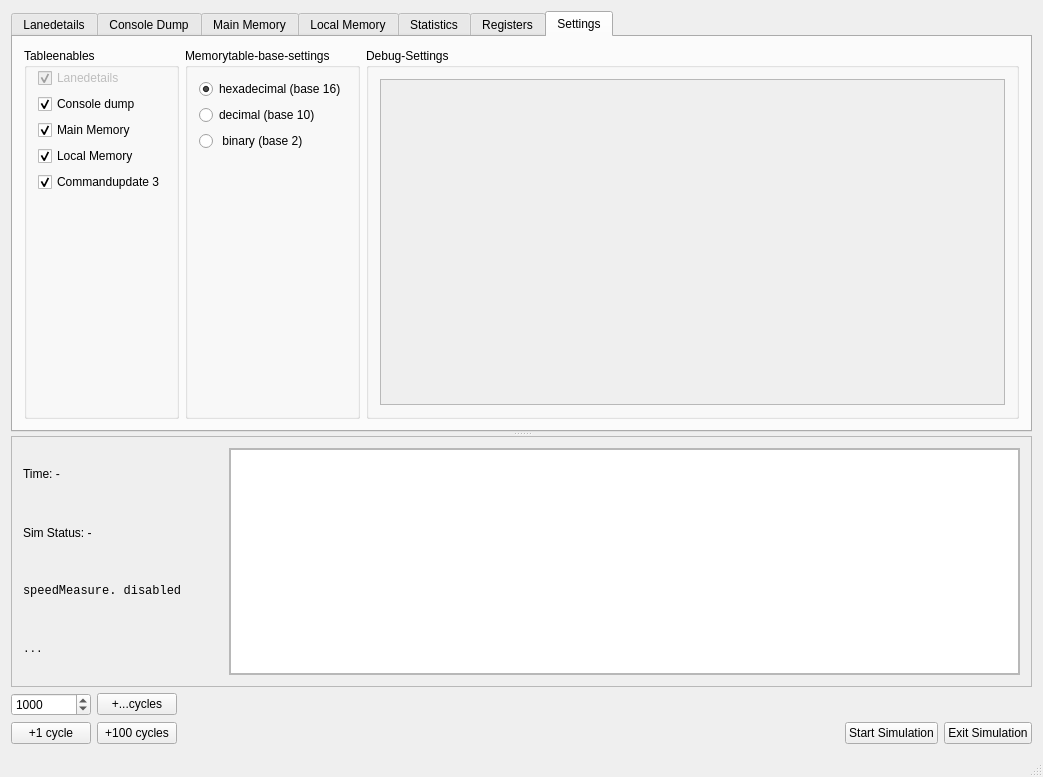
<?xml version="1.0" encoding="UTF-8"?>
<ui version="4.0">
 <class>CommandWindow</class>
 <widget class="QMainWindow" name="CommandWindow">
  <property name="geometry">
   <rect>
    <x>0</x>
    <y>0</y>
    <width>1043</width>
    <height>777</height>
   </rect>
  </property>
  <property name="windowTitle">
   <string>CommandWindow</string>
  </property>
  <widget class="QWidget" name="centralWidget">
   <layout class="QGridLayout" name="gridLayout">
    <item row="2" column="2">
     <spacer name="horizontalSpacer">
      <property name="orientation">
       <enum>Qt::Horizontal</enum>
      </property>
      <property name="sizeHint" stdset="0">
       <size>
        <width>40</width>
        <height>20</height>
       </size>
      </property>
     </spacer>
    </item>
    <item row="2" column="1">
     <widget class="QPushButton" name="cycleButton">
      <property name="text">
       <string>+...cycles</string>
      </property>
     </widget>
    </item>
    <item row="3" column="3">
     <widget class="QPushButton" name="pauseButton">
      <property name="text">
       <string>Start Simulation</string>
      </property>
     </widget>
    </item>
    <item row="2" column="0">
     <widget class="QSpinBox" name="cycleInput">
      <property name="maximum">
       <number>10000000</number>
      </property>
      <property name="value">
       <number>1000</number>
      </property>
     </widget>
    </item>
    <item row="3" column="4">
     <widget class="QPushButton" name="exitButton">
      <property name="text">
       <string>Exit Simulation</string>
      </property>
     </widget>
    </item>
    <item row="3" column="1">
     <widget class="QPushButton" name="cycle100button">
      <property name="text">
       <string>+100 cycles</string>
      </property>
     </widget>
    </item>
    <item row="0" column="0" colspan="5">
     <widget class="QWidget" name="widget_2" native="true">
      <layout class="QVBoxLayout" name="verticalLayout_5">
       <property name="spacing">
        <number>0</number>
       </property>
       <property name="leftMargin">
        <number>0</number>
       </property>
       <property name="topMargin">
        <number>0</number>
       </property>
       <property name="rightMargin">
        <number>0</number>
       </property>
       <property name="bottomMargin">
        <number>0</number>
       </property>
       <item>
        <widget class="QSplitter" name="splitter_2">
         <property name="orientation">
          <enum>Qt::Vertical</enum>
         </property>
         <widget class="QTabWidget" name="tabwidget">
          <property name="sizePolicy">
           <sizepolicy hsizetype="Preferred" vsizetype="Expanding">
            <horstretch>0</horstretch>
            <verstretch>0</verstretch>
           </sizepolicy>
          </property>
          <property name="toolTip">
           <string/>
          </property>
          <property name="styleSheet">
           <string notr="true">QLabel { border-color: black}</string>
          </property>
          <property name="currentIndex">
           <number>6</number>
          </property>
          <widget class="QWidget" name="Lanestab">
           <attribute name="title">
            <string>Lanedetails</string>
           </attribute>
           <widget class="QLabel" name="Labellastcycles">
            <property name="geometry">
             <rect>
              <x>0</x>
              <y>340</y>
              <width>431</width>
              <height>17</height>
             </rect>
            </property>
            <property name="text">
             <string>Value of last x cycles</string>
            </property>
           </widget>
           <widget class="QGroupBox" name="radiobuttongroup">
            <property name="geometry">
             <rect>
              <x>0</x>
              <y>340</y>
              <width>931</width>
              <height>91</height>
             </rect>
            </property>
            <layout class="QHBoxLayout" name="radiobuttonlayout">
             <item>
              <widget class="QRadioButton" name="radioButton_4">
               <property name="text">
                <string>Last 10000 cycles</string>
               </property>
              </widget>
             </item>
             <item>
              <widget class="QRadioButton" name="radioButton_5">
               <property name="text">
                <string>Last 20000 cycles</string>
               </property>
              </widget>
             </item>
             <item>
              <widget class="QRadioButton" name="radioButton_3">
               <property name="text">
                <string>Last 30000 cycles</string>
               </property>
              </widget>
             </item>
             <item>
              <widget class="QRadioButton" name="radioButton_2">
               <property name="text">
                <string>Last 40000 cycles</string>
               </property>
              </widget>
             </item>
             <item>
              <widget class="QRadioButton" name="radioButton">
               <property name="text">
                <string>Last 50000 cycles</string>
               </property>
              </widget>
             </item>
             <item>
              <widget class="QRadioButton" name="radioButton_6">
               <property name="text">
                <string>Total cylces</string>
               </property>
               <property name="checked">
                <bool>true</bool>
               </property>
              </widget>
             </item>
            </layout>
           </widget>
          </widget>
          <widget class="QWidget" name="consoledumptab">
           <attribute name="title">
            <string>Console Dump</string>
           </attribute>
           <layout class="QGridLayout" name="gridLayout_4">
            <property name="leftMargin">
             <number>0</number>
            </property>
            <property name="topMargin">
             <number>0</number>
            </property>
            <property name="rightMargin">
             <number>0</number>
            </property>
            <property name="bottomMargin">
             <number>0</number>
            </property>
            <property name="spacing">
             <number>0</number>
            </property>
            <item row="0" column="0" colspan="3">
             <widget class="QScrollArea" name="scrollArea">
              <property name="widgetResizable">
               <bool>true</bool>
              </property>
              <widget class="QWidget" name="scrollAreaWidgetContents">
               <property name="geometry">
                <rect>
                 <x>0</x>
                 <y>0</y>
                 <width>1019</width>
                 <height>405</height>
                </rect>
               </property>
               <layout class="QGridLayout" name="gridLayout_5">
                <item row="1" column="1">
                 <widget class="QGroupBox" name="rfdump">
                  <property name="title">
                   <string>Register File Dump (Cluster, Unit, Lane)</string>
                  </property>
                 </widget>
                </item>
                <item row="0" column="1" colspan="2">
                 <spacer name="verticalSpacer">
                  <property name="orientation">
                   <enum>Qt::Vertical</enum>
                  </property>
                  <property name="sizeHint" stdset="0">
                   <size>
                    <width>20</width>
                    <height>40</height>
                   </size>
                  </property>
                 </spacer>
                </item>
                <item row="1" column="0">
                 <spacer name="horizontalSpacer_2">
                  <property name="orientation">
                   <enum>Qt::Horizontal</enum>
                  </property>
                  <property name="sizeHint" stdset="0">
                   <size>
                    <width>40</width>
                    <height>20</height>
                   </size>
                  </property>
                 </spacer>
                </item>
                <item row="3" column="1" colspan="2">
                 <spacer name="verticalSpacer_2">
                  <property name="orientation">
                   <enum>Qt::Vertical</enum>
                  </property>
                  <property name="sizeHint" stdset="0">
                   <size>
                    <width>20</width>
                    <height>40</height>
                   </size>
                  </property>
                 </spacer>
                </item>
                <item row="1" column="3">
                 <spacer name="horizontalSpacer_3">
                  <property name="orientation">
                   <enum>Qt::Horizontal</enum>
                  </property>
                  <property name="sizeHint" stdset="0">
                   <size>
                    <width>40</width>
                    <height>20</height>
                   </size>
                  </property>
                 </spacer>
                </item>
                <item row="1" column="2">
                 <widget class="QGroupBox" name="lmdump">
                  <property name="title">
                   <string>Local Memory Dump (Cluster, Unit)</string>
                  </property>
                 </widget>
                </item>
               </layout>
              </widget>
             </widget>
            </item>
           </layout>
          </widget>
          <widget class="QWidget" name="mainmemorydumptab">
           <attribute name="title">
            <string>Main Memory</string>
           </attribute>
           <layout class="QHBoxLayout" name="horizontalLayout_4">
            <item>
             <widget class="QGroupBox" name="mainmembuttongroup">
              <property name="title">
               <string/>
              </property>
             </widget>
            </item>
           </layout>
          </widget>
          <widget class="QWidget" name="tab_localMemory">
           <attribute name="title">
            <string>Local Memory</string>
           </attribute>
           <layout class="QGridLayout" name="gridLayout_3">
            <property name="leftMargin">
             <number>0</number>
            </property>
            <property name="topMargin">
             <number>0</number>
            </property>
            <property name="rightMargin">
             <number>0</number>
            </property>
            <property name="bottomMargin">
             <number>0</number>
            </property>
            <property name="spacing">
             <number>0</number>
            </property>
            <item row="0" column="0">
             <widget class="QTabWidget" name="lmtabs">
              <property name="currentIndex">
               <number>-1</number>
              </property>
             </widget>
            </item>
           </layout>
          </widget>
          <widget class="QWidget" name="tab_statistic">
           <attribute name="title">
            <string>Statistics</string>
           </attribute>
           <layout class="QGridLayout" name="gridLayout_6">
            <item row="0" column="0">
             <widget class="QScrollArea" name="tab_statistic_content">
              <property name="widgetResizable">
               <bool>true</bool>
              </property>
              <widget class="QWidget" name="statistic_scrollAreaWidgetContent">
               <property name="geometry">
                <rect>
                 <x>0</x>
                 <y>0</y>
                 <width>1001</width>
                 <height>387</height>
                </rect>
               </property>
               <layout class="QVBoxLayout" name="verticalLayout_3">
                <item>
                 <widget class="QTextBrowser" name="statistic_textbrowser"/>
                </item>
               </layout>
              </widget>
             </widget>
            </item>
           </layout>
          </widget>
          <widget class="QWidget" name="tab_config_register_status">
           <attribute name="title">
            <string>Registers</string>
           </attribute>
           <layout class="QGridLayout" name="gridLayout_7">
            <property name="leftMargin">
             <number>0</number>
            </property>
            <property name="topMargin">
             <number>0</number>
            </property>
            <property name="rightMargin">
             <number>0</number>
            </property>
            <property name="bottomMargin">
             <number>0</number>
            </property>
            <property name="spacing">
             <number>0</number>
            </property>
            <item row="1" column="0" rowspan="2" colspan="2">
             <widget class="QScrollArea" name="scrollArea_4">
              <property name="widgetResizable">
               <bool>true</bool>
              </property>
              <widget class="QWidget" name="scrollAreaWidgetContents_4">
               <property name="geometry">
                <rect>
                 <x>0</x>
                 <y>0</y>
                 <width>1019</width>
                 <height>405</height>
                </rect>
               </property>
               <layout class="QGridLayout" name="gridLayout_8">
                <item row="5" column="1">
                 <widget class="QLabel" name="label_10">
                  <property name="text">
                   <string>Accumulator MAC init source</string>
                  </property>
                 </widget>
                </item>
                <item row="10" column="1">
                 <widget class="QLabel" name="label_8">
                  <property name="text">
                   <string>DMA Padding Size Left</string>
                  </property>
                 </widget>
                </item>
                <item row="6" column="0" colspan="2">
                 <widget class="Line" name="line_3">
                  <property name="orientation">
                   <enum>Qt::Horizontal</enum>
                  </property>
                 </widget>
                </item>
                <item row="8" column="0">
                 <widget class="QLCDNumber" name="conf_reg_dma_pad_right">
                  <property name="digitCount">
                   <number>14</number>
                  </property>
                 </widget>
                </item>
                <item row="3" column="0">
                 <widget class="QLCDNumber" name="conf_reg_acc_shift_mach">
                  <property name="toolTip">
                   <string>48-bit accu register. To get MACH (high bits): 24, to get MACL (low bits): 0</string>
                  </property>
                  <property name="digitCount">
                   <number>14</number>
                  </property>
                 </widget>
                </item>
                <item row="3" column="1">
                 <widget class="QLabel" name="label_3">
                  <property name="text">
                   <string>Accumulator Bit Shift: MACH</string>
                  </property>
                 </widget>
                </item>
                <item row="0" column="0">
                 <widget class="QLCDNumber" name="conf_reg_mask_cluster">
                  <property name="toolTip">
                   <string>Hex Value, Only active ('1') cluster get the issued vpro commands</string>
                  </property>
                  <property name="layoutDirection">
                   <enum>Qt::LeftToRight</enum>
                  </property>
                  <property name="digitCount">
                   <number>14</number>
                  </property>
                  <property name="mode">
                   <enum>QLCDNumber::Hex</enum>
                  </property>
                 </widget>
                </item>
                <item row="8" column="1">
                 <widget class="QLabel" name="label_6">
                  <property name="text">
                   <string>DMA Padding Size Right</string>
                  </property>
                 </widget>
                </item>
                <item row="11" column="0">
                 <widget class="QLCDNumber" name="conf_reg_dma_pad_value">
                  <property name="digitCount">
                   <number>14</number>
                  </property>
                 </widget>
                </item>
                <item row="4" column="0">
                 <widget class="QLCDNumber" name="conf_reg_acc_shift_mulh">
                  <property name="toolTip">
                   <string>48-bit accu register. To get MULH (high bits): 24, to get MULL (low bits): 0</string>
                  </property>
                  <property name="digitCount">
                   <number>14</number>
                  </property>
                 </widget>
                </item>
                <item row="7" column="0">
                 <widget class="QLCDNumber" name="conf_reg_dma_pad_top">
                  <property name="digitCount">
                   <number>14</number>
                  </property>
                 </widget>
                </item>
                <item row="0" column="1">
                 <widget class="QLabel" name="label">
                  <property name="text">
                   <string>Cluster Mask</string>
                  </property>
                 </widget>
                </item>
                <item row="1" column="0">
                 <widget class="QLCDNumber" name="conf_reg_mask_unit">
                  <property name="toolTip">
                   <string>Hex Value, Only active ('1') unit get the issued vpro commands</string>
                  </property>
                  <property name="digitCount">
                   <number>14</number>
                  </property>
                  <property name="mode">
                   <enum>QLCDNumber::Hex</enum>
                  </property>
                 </widget>
                </item>
                <item row="2" column="0" colspan="2">
                 <widget class="Line" name="line">
                  <property name="orientation">
                   <enum>Qt::Horizontal</enum>
                  </property>
                 </widget>
                </item>
                <item row="12" column="0">
                 <spacer name="verticalSpacer_5">
                  <property name="orientation">
                   <enum>Qt::Vertical</enum>
                  </property>
                  <property name="sizeHint" stdset="0">
                   <size>
                    <width>20</width>
                    <height>40</height>
                   </size>
                  </property>
                 </spacer>
                </item>
                <item row="9" column="0">
                 <widget class="QLCDNumber" name="conf_reg_dma_pad_bottom">
                  <property name="digitCount">
                   <number>14</number>
                  </property>
                 </widget>
                </item>
                <item row="11" column="1">
                 <widget class="QLabel" name="label_9">
                  <property name="text">
                   <string>DMA Padding Value (const Padding)</string>
                  </property>
                 </widget>
                </item>
                <item row="4" column="1">
                 <widget class="QLabel" name="label_4">
                  <property name="text">
                   <string>Accumulator Bit Shift: MULH</string>
                  </property>
                 </widget>
                </item>
                <item row="7" column="1">
                 <widget class="QLabel" name="label_5">
                  <property name="text">
                   <string>DMA Padding Size Top</string>
                  </property>
                 </widget>
                </item>
                <item row="1" column="1">
                 <widget class="QLabel" name="label_2">
                  <property name="text">
                   <string>Unit Mask</string>
                  </property>
                 </widget>
                </item>
                <item row="9" column="1">
                 <widget class="QLabel" name="label_7">
                  <property name="text">
                   <string>DMA Padding Size Bottom</string>
                  </property>
                 </widget>
                </item>
                <item row="1" column="3" rowspan="12">
                 <widget class="QWidget" name="accu_widget" native="true"/>
                </item>
                <item row="5" column="0">
                 <widget class="QComboBox" name="conf_reg_acc_init">
                  <property name="enabled">
                   <bool>false</bool>
                  </property>
                  <property name="sizePolicy">
                   <sizepolicy hsizetype="Minimum" vsizetype="Fixed">
                    <horstretch>0</horstretch>
                    <verstretch>0</verstretch>
                   </sizepolicy>
                  </property>
                  <property name="minimumSize">
                   <size>
                    <width>180</width>
                    <height>0</height>
                   </size>
                  </property>
                  <property name="toolTip">
                   <string>MAC can use Src1 to initialize the accumulation register (only if SRC1 also uses LS as source). Interprete as Immediate or Register Address?</string>
                  </property>
                  <item>
                   <property name="text">
                    <string>None (No Accu Reset)</string>
                   </property>
                  </item>
                  <item>
                   <property name="text">
                    <string>Immediate (SRC1)</string>
                   </property>
                  </item>
                  <item>
                   <property name="text">
                    <string>New Item</string>
                   </property>
                  </item>
                  <item>
                   <property name="text">
                    <string>Address (SRC1)</string>
                   </property>
                  </item>
                  <item>
                   <property name="text">
                    <string>New Item</string>
                   </property>
                  </item>
                  <item>
                   <property name="text">
                    <string>Zero (const)</string>
                   </property>
                  </item>
                 </widget>
                </item>
                <item row="10" column="0">
                 <widget class="QLCDNumber" name="conf_reg_dma_pad_left">
                  <property name="digitCount">
                   <number>14</number>
                  </property>
                 </widget>
                </item>
                <item row="0" column="3">
                 <spacer name="horizontalSpacer_4">
                  <property name="orientation">
                   <enum>Qt::Horizontal</enum>
                  </property>
                  <property name="sizeHint" stdset="0">
                   <size>
                    <width>437</width>
                    <height>20</height>
                   </size>
                  </property>
                 </spacer>
                </item>
               </layout>
              </widget>
             </widget>
            </item>
           </layout>
          </widget>
          <widget class="QWidget" name="settingstab">
           <attribute name="title">
            <string>Settings</string>
           </attribute>
           <layout class="QGridLayout" name="horizontalLayout_3">
            <item row="0" column="0">
             <layout class="QHBoxLayout" name="horizontalLayout_4">
              <item>
               <widget class="QGroupBox" name="settingsbox">
                <property name="title">
                 <string>Tableenables</string>
                </property>
                <layout class="QVBoxLayout" name="verticalLayout_4">
                 <property name="topMargin">
                  <number>0</number>
                 </property>
                 <item>
                  <widget class="QCheckBox" name="lanecheck">
                   <property name="enabled">
                    <bool>false</bool>
                   </property>
                   <property name="text">
                    <string>Lanedetails</string>
                   </property>
                   <property name="checked">
                    <bool>true</bool>
                   </property>
                  </widget>
                 </item>
                 <item>
                  <widget class="QCheckBox" name="consoledumpcheck">
                   <property name="text">
                    <string>Console dump</string>
                   </property>
                   <property name="checked">
                    <bool>true</bool>
                   </property>
                  </widget>
                 </item>
                 <item>
                  <widget class="QCheckBox" name="mainmemorycheck">
                   <property name="text">
                    <string>Main Memory</string>
                   </property>
                   <property name="checked">
                    <bool>true</bool>
                   </property>
                  </widget>
                 </item>
                 <item>
                  <widget class="QCheckBox" name="lmcheck">
                   <property name="text">
                    <string>Local Memory</string>
                   </property>
                   <property name="checked">
                    <bool>true</bool>
                   </property>
                  </widget>
                 </item>
                 <item>
                  <widget class="QCheckBox" name="command3check">
                   <property name="text">
                    <string>Commandupdate 3</string>
                   </property>
                   <property name="checked">
                    <bool>true</bool>
                   </property>
                  </widget>
                 </item>
                 <item>
                  <spacer name="verticalSpacer_4">
                   <property name="orientation">
                    <enum>Qt::Vertical</enum>
                   </property>
                   <property name="sizeHint" stdset="0">
                    <size>
                     <width>20</width>
                     <height>40</height>
                    </size>
                   </property>
                  </spacer>
                 </item>
                </layout>
               </widget>
              </item>
              <item>
               <widget class="QGroupBox" name="tablebasesetter">
                <property name="title">
                 <string>Memorytable-base-settings</string>
                </property>
                <layout class="QVBoxLayout" name="verticalLayout_2">
                 <item>
                  <widget class="QRadioButton" name="tablehex">
                   <property name="text">
                    <string>hexadecimal (base 16)</string>
                   </property>
                   <property name="checked">
                    <bool>true</bool>
                   </property>
                  </widget>
                 </item>
                 <item>
                  <widget class="QRadioButton" name="tableint">
                   <property name="text">
                    <string>decimal (base 10)</string>
                   </property>
                  </widget>
                 </item>
                 <item>
                  <widget class="QRadioButton" name="tablebit">
                   <property name="text">
                    <string> binary (base 2)</string>
                   </property>
                  </widget>
                 </item>
                 <item>
                  <spacer name="verticalSpacer_3">
                   <property name="orientation">
                    <enum>Qt::Vertical</enum>
                   </property>
                   <property name="sizeHint" stdset="0">
                    <size>
                     <width>20</width>
                     <height>40</height>
                    </size>
                   </property>
                  </spacer>
                 </item>
                </layout>
               </widget>
              </item>
              <item>
               <widget class="QGroupBox" name="Debugsettings">
                <property name="sizePolicy">
                 <sizepolicy hsizetype="Preferred" vsizetype="Expanding">
                  <horstretch>0</horstretch>
                  <verstretch>0</verstretch>
                 </sizepolicy>
                </property>
                <property name="title">
                 <string>Debug-Settings</string>
                </property>
                <layout class="QHBoxLayout" name="horizontalLayout">
                 <item>
                  <widget class="QScrollArea" name="scrollArea_3">
                   <property name="widgetResizable">
                    <bool>true</bool>
                   </property>
                   <widget class="QWidget" name="scrollAreaWidgetContents_3">
                    <property name="geometry">
                     <rect>
                      <x>0</x>
                      <y>0</y>
                      <width>568</width>
                      <height>341</height>
                     </rect>
                    </property>
                    <layout class="QVBoxLayout" name="verticalLayout">
                     <property name="sizeConstraint">
                      <enum>QLayout::SetDefaultConstraint</enum>
                     </property>
                    </layout>
                   </widget>
                  </widget>
                 </item>
                </layout>
               </widget>
              </item>
             </layout>
            </item>
           </layout>
          </widget>
         </widget>
         <widget class="QScrollArea" name="scrollArea_2">
          <property name="sizePolicy">
           <sizepolicy hsizetype="Expanding" vsizetype="Preferred">
            <horstretch>0</horstretch>
            <verstretch>0</verstretch>
           </sizepolicy>
          </property>
          <property name="widgetResizable">
           <bool>true</bool>
          </property>
          <widget class="QWidget" name="scrollAreaWidgetContents_2">
           <property name="geometry">
            <rect>
             <x>0</x>
             <y>0</y>
             <width>1023</width>
             <height>230</height>
            </rect>
           </property>
           <layout class="QGridLayout" name="gridLayout_2">
            <item row="9" column="1">
             <widget class="QLabel" name="cycle_label">
              <property name="minimumSize">
               <size>
                <width>200</width>
                <height>0</height>
               </size>
              </property>
              <property name="text">
               <string>Time: -</string>
              </property>
             </widget>
            </item>
            <item row="9" column="2" rowspan="4">
             <widget class="QScrollArea" name="scrollArea_5">
              <property name="sizePolicy">
               <sizepolicy hsizetype="Expanding" vsizetype="MinimumExpanding">
                <horstretch>0</horstretch>
                <verstretch>0</verstretch>
               </sizepolicy>
              </property>
              <property name="widgetResizable">
               <bool>true</bool>
              </property>
              <widget class="QWidget" name="scrollAreaWidgetContents_5">
               <property name="geometry">
                <rect>
                 <x>0</x>
                 <y>0</y>
                 <width>797</width>
                 <height>210</height>
                </rect>
               </property>
               <layout class="QVBoxLayout" name="verticalLayout_6">
                <property name="spacing">
                 <number>0</number>
                </property>
                <property name="leftMargin">
                 <number>0</number>
                </property>
                <property name="topMargin">
                 <number>0</number>
                </property>
                <property name="rightMargin">
                 <number>0</number>
                </property>
                <property name="bottomMargin">
                 <number>0</number>
                </property>
                <item>
                 <widget class="QListView" name="reset_log">
                  <property name="sizePolicy">
                   <sizepolicy hsizetype="Expanding" vsizetype="Preferred">
                    <horstretch>0</horstretch>
                    <verstretch>0</verstretch>
                   </sizepolicy>
                  </property>
                  <property name="minimumSize">
                   <size>
                    <width>0</width>
                    <height>150</height>
                   </size>
                  </property>
                  <property name="baseSize">
                   <size>
                    <width>0</width>
                    <height>0</height>
                   </size>
                  </property>
                  <property name="showDropIndicator" stdset="0">
                   <bool>false</bool>
                  </property>
                 </widget>
                </item>
               </layout>
              </widget>
             </widget>
            </item>
            <item row="10" column="1">
             <widget class="QLabel" name="sim_status_label">
              <property name="text">
               <string>Sim Status: -</string>
              </property>
             </widget>
            </item>
            <item row="11" column="1">
             <widget class="QLabel" name="lbl_simtime">
              <property name="font">
               <font>
                <family>Monospace</family>
               </font>
              </property>
              <property name="text">
               <string>speedMeasure. disabled</string>
              </property>
             </widget>
            </item>
            <item row="12" column="1">
             <widget class="QLabel" name="lbl_hw">
              <property name="font">
               <font>
                <family>Monospace</family>
                <pointsize>8</pointsize>
               </font>
              </property>
              <property name="text">
               <string>...</string>
              </property>
             </widget>
            </item>
           </layout>
          </widget>
         </widget>
        </widget>
       </item>
      </layout>
     </widget>
    </item>
    <item row="3" column="0">
     <widget class="QPushButton" name="cycle1button">
      <property name="text">
       <string>+1 cycle</string>
      </property>
     </widget>
    </item>
   </layout>
  </widget>
  <widget class="QStatusBar" name="statusBar"/>
 </widget>
 <layoutdefault spacing="6" margin="11"/>
 <resources/>
 <connections>
  <connection>
   <sender>exitButton</sender>
   <signal>clicked()</signal>
   <receiver>CommandWindow</receiver>
   <slot>close()</slot>
   <hints>
    <hint type="sourcelabel">
     <x>1043</x>
     <y>463</y>
    </hint>
    <hint type="destinationlabel">
     <x>719</x>
     <y>473</y>
    </hint>
   </hints>
  </connection>
 </connections>
</ui>
